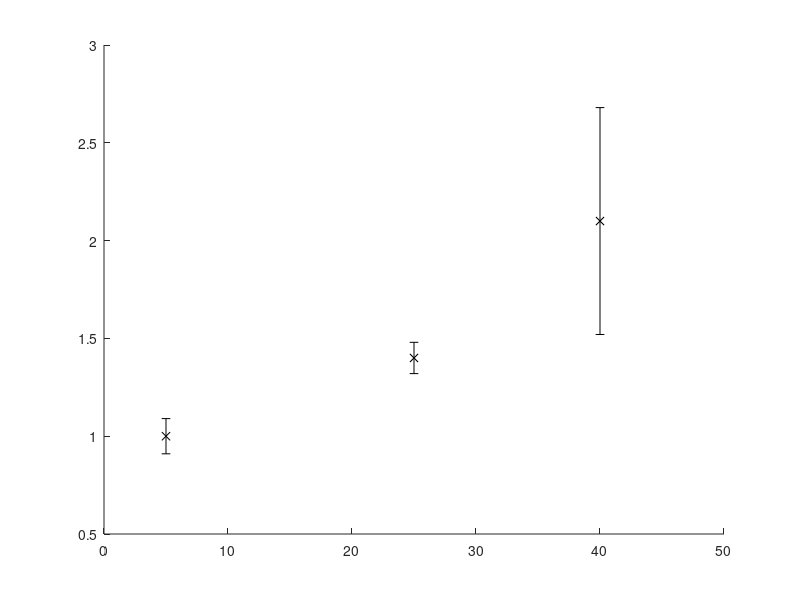

Write MATLAB code to recreate this figure. (Note: this script raises an error after producing the figure.)
function param_estimation_Approach3
close all
% Comment out close all if you want 
%to overlapp the plots for peptide concentrations from
% fmincon code with the output from this code
format long e
%% Take data from plots
Xdata = [5, 25, 40]; % GLU %mmol/L
Ydata = [1, 1.4, 2.1];% ANGII
e = [0.09, 0.08, 0.58];
%figure(1)

h = errorbar(Xdata,Ydata,e,'kx','Markersize',12,'Linewidth',2);
s = h.LineWidth;
h.LineWidth = 1.5;
%% initial guesses
NG;
load('NGvalues','NGvalues');

c_nep = NGvalues(4);
c_ace2 = NGvalues(5);
c_apa = NGvalues(6);
c_at2 = NGvalues(8);
% if you want to print the 9 coefficents for glucoseRASssA3, printoutput = 1
% else printoutput = 0
% if you want the total output from glucoseRASssA3 output as a vector,
% printoutput = 2
% leave as default 0. Specified otherwise as needed for plotting or
% printing to command window in the code.
printoutput = 0;
baseline = glucoseRASssA3(NGvalues,5,1,0,c_nep,c_ace2,c_apa,c_at2,printoutput);

options = optimoptions('fmincon','Algorithm','sqp','TolFun',1e-16,'TolX',1e-16,'MaxFunEvals',20000,'StepTolerance',1e-16);
%% yy = 5 is Approach 3
yy = 5
scenario = yy;
%% Parameter estimation routine lsqcurvefit

% %Vm= Vma*GLU + Vmb; c_ace=c_aceA*GLU + c_aceB;c_at1=c_at1A*GLU + c_at1B
coefficientsguess= [ 1.177568154554772e-01     1.146519658757140e-01,...
          2e-12        3.033621116991067e+02,...
        3.432927517238616e-03     3.345022358146005e-03                         2e-12,...
          3.784671163979920e+00];
     LB = zeros(size(coefficientsguess));


%% Parameter estimation routine lsqcurvefit

UB = [];

    fun = @(coefficients)sum((Ydata - glucoseRASssA3(coefficients,Xdata,baseline,scenario,c_nep,c_ace2,c_apa,c_at2,printoutput)).^2);
    A = [];
    b = [];
    Aeq = [];
    beq = [];
 %lb = [];
% ub = [];
    lb = zeros(size(coefficientsguess));
    ub = Inf(size(coefficientsguess));
    coefficients = fmincon(fun,coefficientsguess,A,b,Aeq,beq,lb,ub,[],options)



X = Xdata(1):0.5:Xdata(end);
% Y = zeros(size(X));
% Ycalc = zeros(size(Xdata));
for i = 1:length(X)
    Y(i)= glucoseRASssA3(coefficients,X(i),baseline,scenario,c_nep,c_ace2,c_apa,c_at2,printoutput);
end
for i = 1:length(Xdata)-1
    Ycalc(i)= glucoseRASssA3(coefficients,Xdata(i),baseline,scenario,c_nep,c_ace2,c_apa,c_at2,printoutput);
end
Ycalc(i+1)= glucoseRASssA3(coefficients,Xdata(end),baseline,scenario,c_nep,c_ace2,c_apa,c_at2,1);

% All output from glucoseRASssA3
for i = 1:length(X)
    Y_all(i,:)= glucoseRASssA3(coefficients,X(i),1,scenario,c_nep,c_ace2,c_apa,c_at2,2);
end
%% Plots
figure(11)
box on
get(gca);set(gca,'FontSize',10)%,'FontWeight','Bold');
ax = gca;
ax.YColor = 'black';
 plot(X(1:3:end),Y_all((1:3:end),3),'o-r','LineWidth',2,'MarkerSize',5)
xlabel('Glucose (mM)','FontSize',10)%,'FontWeight','Bold')
ylabel('ANGII (nM)','FontSize',10)

legend('Approach 3', 'Location','Southeast')



 

 %legend('Data','Approach 3','Location','Northwest')%,'Color',[0 0.5 0],'LineWidth',2,'MarkerSize',12)



%% RMSE and Norm Calculation 
RMSE(yy+1) = sqrt(mean((Ydata - Ycalc).^2))

Norm_calc(yy+1) = sum((Ydata - Ycalc).^2);

figure(1)
box on
get(gca);set(gca,'Fontsize',10);%,'FontWeight','Bold');
hold on
axis([5 40 0 4])
plot(X(1:3:end),Y(1:3:end),'o-r','LineWidth',2,'MarkerSize',5)
 legend('Data from Durvasula and Shankland, 2008',['Approach 3: RMSE = ' num2str(round(RMSE(5+1),8))], 'Location','NorthWest')
xlabel('Glucose (mM)','Fontsize',10)%,'FontWeight','Bold')
ylabel('ANGII Change from Baseline','Fontsize',10)%,'FontWeight','Bold')
hold off
axis([5 40 0.8 3.6])
 

end






   
